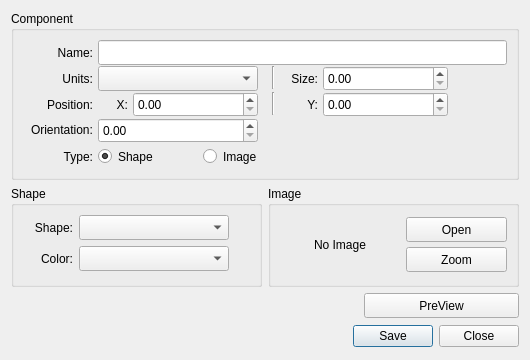
<?xml version="1.0" encoding="UTF-8"?>
<ui version="4.0">
 <class>dlg_component</class>
 <widget class="QDialog" name="dlg_component">
  <property name="geometry">
   <rect>
    <x>0</x>
    <y>0</y>
    <width>530</width>
    <height>360</height>
   </rect>
  </property>
  <property name="minimumSize">
   <size>
    <width>530</width>
    <height>360</height>
   </size>
  </property>
  <property name="maximumSize">
   <size>
    <width>530</width>
    <height>360</height>
   </size>
  </property>
  <property name="windowTitle">
   <string>Component</string>
  </property>
  <layout class="QVBoxLayout" name="verticalLayout">
   <item>
    <widget class="QGroupBox" name="gbx_component">
     <property name="sizePolicy">
      <sizepolicy hsizetype="Expanding" vsizetype="Preferred">
       <horstretch>0</horstretch>
       <verstretch>0</verstretch>
      </sizepolicy>
     </property>
     <property name="minimumSize">
      <size>
       <width>0</width>
       <height>120</height>
      </size>
     </property>
     <property name="maximumSize">
      <size>
       <width>16777215</width>
       <height>16777215</height>
      </size>
     </property>
     <property name="title">
      <string>Component</string>
     </property>
     <layout class="QFormLayout" name="formLayout_2">
      <property name="sizeConstraint">
       <enum>QLayout::SetDefaultConstraint</enum>
      </property>
      <property name="fieldGrowthPolicy">
       <enum>QFormLayout::AllNonFixedFieldsGrow</enum>
      </property>
      <property name="labelAlignment">
       <set>Qt::AlignRight|Qt::AlignTop|Qt::AlignTrailing</set>
      </property>
      <property name="horizontalSpacing">
       <number>5</number>
      </property>
      <property name="verticalSpacing">
       <number>3</number>
      </property>
      <item row="0" column="0">
       <widget class="QLabel" name="lbl_name">
        <property name="minimumSize">
         <size>
          <width>70</width>
          <height>25</height>
         </size>
        </property>
        <property name="maximumSize">
         <size>
          <width>70</width>
          <height>25</height>
         </size>
        </property>
        <property name="baseSize">
         <size>
          <width>0</width>
          <height>0</height>
         </size>
        </property>
        <property name="text">
         <string>Name:</string>
        </property>
        <property name="alignment">
         <set>Qt::AlignRight|Qt::AlignTrailing|Qt::AlignVCenter</set>
        </property>
       </widget>
      </item>
      <item row="0" column="1">
       <widget class="QLineEdit" name="led_name">
        <property name="minimumSize">
         <size>
          <width>0</width>
          <height>25</height>
         </size>
        </property>
        <property name="baseSize">
         <size>
          <width>0</width>
          <height>0</height>
         </size>
        </property>
        <property name="maxLength">
         <number>50</number>
        </property>
       </widget>
      </item>
      <item row="1" column="0">
       <widget class="QLabel" name="lbl_units">
        <property name="sizePolicy">
         <sizepolicy hsizetype="Preferred" vsizetype="Fixed">
          <horstretch>0</horstretch>
          <verstretch>0</verstretch>
         </sizepolicy>
        </property>
        <property name="minimumSize">
         <size>
          <width>70</width>
          <height>25</height>
         </size>
        </property>
        <property name="maximumSize">
         <size>
          <width>70</width>
          <height>25</height>
         </size>
        </property>
        <property name="baseSize">
         <size>
          <width>0</width>
          <height>0</height>
         </size>
        </property>
        <property name="text">
         <string>Units:</string>
        </property>
        <property name="alignment">
         <set>Qt::AlignRight|Qt::AlignTrailing|Qt::AlignVCenter</set>
        </property>
       </widget>
      </item>
      <item row="1" column="1">
       <layout class="QHBoxLayout" name="hly_01">
        <property name="spacing">
         <number>5</number>
        </property>
        <item>
         <widget class="QComboBox" name="cmb_units">
          <property name="minimumSize">
           <size>
            <width>160</width>
            <height>25</height>
           </size>
          </property>
          <property name="maximumSize">
           <size>
            <width>150</width>
            <height>25</height>
           </size>
          </property>
         </widget>
        </item>
        <item>
         <widget class="Line" name="lne_01">
          <property name="minimumSize">
           <size>
            <width>20</width>
            <height>0</height>
           </size>
          </property>
          <property name="orientation">
           <enum>Qt::Vertical</enum>
          </property>
         </widget>
        </item>
        <item>
         <widget class="QLabel" name="lbl_size">
          <property name="minimumSize">
           <size>
            <width>30</width>
            <height>25</height>
           </size>
          </property>
          <property name="maximumSize">
           <size>
            <width>30</width>
            <height>25</height>
           </size>
          </property>
          <property name="text">
           <string>Size:</string>
          </property>
          <property name="alignment">
           <set>Qt::AlignRight|Qt::AlignTrailing|Qt::AlignVCenter</set>
          </property>
         </widget>
        </item>
        <item>
         <widget class="QDoubleSpinBox" name="dsb_size">
          <property name="minimumSize">
           <size>
            <width>125</width>
            <height>25</height>
           </size>
          </property>
          <property name="maximumSize">
           <size>
            <width>115</width>
            <height>25</height>
           </size>
          </property>
         </widget>
        </item>
        <item>
         <spacer name="hsp_01">
          <property name="orientation">
           <enum>Qt::Horizontal</enum>
          </property>
          <property name="sizeHint" stdset="0">
           <size>
            <width>40</width>
            <height>20</height>
           </size>
          </property>
         </spacer>
        </item>
       </layout>
      </item>
      <item row="2" column="0">
       <widget class="QLabel" name="lbl_position">
        <property name="minimumSize">
         <size>
          <width>70</width>
          <height>25</height>
         </size>
        </property>
        <property name="maximumSize">
         <size>
          <width>70</width>
          <height>25</height>
         </size>
        </property>
        <property name="text">
         <string>Position:</string>
        </property>
        <property name="alignment">
         <set>Qt::AlignRight|Qt::AlignTrailing|Qt::AlignVCenter</set>
        </property>
       </widget>
      </item>
      <item row="2" column="1">
       <layout class="QHBoxLayout" name="hly_02">
        <property name="spacing">
         <number>5</number>
        </property>
        <item>
         <widget class="QLabel" name="lbl_posx">
          <property name="minimumSize">
           <size>
            <width>30</width>
            <height>25</height>
           </size>
          </property>
          <property name="maximumSize">
           <size>
            <width>30</width>
            <height>25</height>
           </size>
          </property>
          <property name="text">
           <string>X:</string>
          </property>
          <property name="alignment">
           <set>Qt::AlignRight|Qt::AlignTrailing|Qt::AlignVCenter</set>
          </property>
         </widget>
        </item>
        <item>
         <widget class="QDoubleSpinBox" name="dsb_posx">
          <property name="minimumSize">
           <size>
            <width>125</width>
            <height>25</height>
           </size>
          </property>
          <property name="maximumSize">
           <size>
            <width>115</width>
            <height>25</height>
           </size>
          </property>
         </widget>
        </item>
        <item>
         <widget class="Line" name="lne_02">
          <property name="minimumSize">
           <size>
            <width>20</width>
            <height>0</height>
           </size>
          </property>
          <property name="orientation">
           <enum>Qt::Vertical</enum>
          </property>
         </widget>
        </item>
        <item>
         <widget class="QLabel" name="lbl_posy">
          <property name="minimumSize">
           <size>
            <width>30</width>
            <height>25</height>
           </size>
          </property>
          <property name="maximumSize">
           <size>
            <width>30</width>
            <height>25</height>
           </size>
          </property>
          <property name="text">
           <string>Y:</string>
          </property>
          <property name="alignment">
           <set>Qt::AlignRight|Qt::AlignTrailing|Qt::AlignVCenter</set>
          </property>
         </widget>
        </item>
        <item>
         <widget class="QDoubleSpinBox" name="dsb_posy">
          <property name="minimumSize">
           <size>
            <width>125</width>
            <height>25</height>
           </size>
          </property>
          <property name="maximumSize">
           <size>
            <width>115</width>
            <height>25</height>
           </size>
          </property>
         </widget>
        </item>
        <item>
         <spacer name="hsp_02">
          <property name="orientation">
           <enum>Qt::Horizontal</enum>
          </property>
          <property name="sizeHint" stdset="0">
           <size>
            <width>40</width>
            <height>20</height>
           </size>
          </property>
         </spacer>
        </item>
       </layout>
      </item>
      <item row="3" column="0">
       <widget class="QLabel" name="lbl_orientation">
        <property name="text">
         <string>Orientation:</string>
        </property>
       </widget>
      </item>
      <item row="3" column="1">
       <widget class="QDoubleSpinBox" name="dsb_orientation">
        <property name="minimumSize">
         <size>
          <width>160</width>
          <height>25</height>
         </size>
        </property>
        <property name="maximumSize">
         <size>
          <width>150</width>
          <height>25</height>
         </size>
        </property>
       </widget>
      </item>
      <item row="4" column="0">
       <widget class="QLabel" name="lbl_type">
        <property name="minimumSize">
         <size>
          <width>70</width>
          <height>25</height>
         </size>
        </property>
        <property name="maximumSize">
         <size>
          <width>70</width>
          <height>25</height>
         </size>
        </property>
        <property name="text">
         <string>Type:</string>
        </property>
        <property name="alignment">
         <set>Qt::AlignRight|Qt::AlignTrailing|Qt::AlignVCenter</set>
        </property>
       </widget>
      </item>
      <item row="4" column="1">
       <layout class="QHBoxLayout" name="hly_03">
        <property name="spacing">
         <number>5</number>
        </property>
        <item>
         <widget class="QRadioButton" name="rbt_shape">
          <property name="minimumSize">
           <size>
            <width>100</width>
            <height>25</height>
           </size>
          </property>
          <property name="maximumSize">
           <size>
            <width>150</width>
            <height>25</height>
           </size>
          </property>
          <property name="text">
           <string>Shape</string>
          </property>
          <property name="checked">
           <bool>true</bool>
          </property>
          <attribute name="buttonGroup">
           <string notr="true">gbt_component_type</string>
          </attribute>
         </widget>
        </item>
        <item>
         <widget class="QRadioButton" name="rbt_image">
          <property name="minimumSize">
           <size>
            <width>100</width>
            <height>25</height>
           </size>
          </property>
          <property name="maximumSize">
           <size>
            <width>150</width>
            <height>25</height>
           </size>
          </property>
          <property name="text">
           <string>Image</string>
          </property>
          <attribute name="buttonGroup">
           <string notr="true">gbt_component_type</string>
          </attribute>
         </widget>
        </item>
        <item>
         <spacer name="hsp_03">
          <property name="orientation">
           <enum>Qt::Horizontal</enum>
          </property>
          <property name="sizeHint" stdset="0">
           <size>
            <width>40</width>
            <height>20</height>
           </size>
          </property>
         </spacer>
        </item>
       </layout>
      </item>
     </layout>
    </widget>
   </item>
   <item>
    <layout class="QHBoxLayout" name="hly_04">
     <item>
      <widget class="QGroupBox" name="gbx_shape">
       <property name="sizePolicy">
        <sizepolicy hsizetype="Expanding" vsizetype="Preferred">
         <horstretch>0</horstretch>
         <verstretch>0</verstretch>
        </sizepolicy>
       </property>
       <property name="minimumSize">
        <size>
         <width>0</width>
         <height>0</height>
        </size>
       </property>
       <property name="maximumSize">
        <size>
         <width>16777215</width>
         <height>16777215</height>
        </size>
       </property>
       <property name="title">
        <string>Shape</string>
       </property>
       <layout class="QFormLayout" name="formLayout">
        <item row="0" column="0">
         <widget class="QLabel" name="lbl_shape">
          <property name="minimumSize">
           <size>
            <width>50</width>
            <height>25</height>
           </size>
          </property>
          <property name="maximumSize">
           <size>
            <width>50</width>
            <height>25</height>
           </size>
          </property>
          <property name="text">
           <string>Shape:</string>
          </property>
          <property name="alignment">
           <set>Qt::AlignRight|Qt::AlignTrailing|Qt::AlignVCenter</set>
          </property>
         </widget>
        </item>
        <item row="1" column="0">
         <widget class="QLabel" name="lbl_shape_color">
          <property name="minimumSize">
           <size>
            <width>50</width>
            <height>25</height>
           </size>
          </property>
          <property name="maximumSize">
           <size>
            <width>50</width>
            <height>25</height>
           </size>
          </property>
          <property name="text">
           <string>Color:</string>
          </property>
          <property name="alignment">
           <set>Qt::AlignRight|Qt::AlignTrailing|Qt::AlignVCenter</set>
          </property>
         </widget>
        </item>
        <item row="1" column="1">
         <widget class="QComboBox" name="cmb_shape_color">
          <property name="minimumSize">
           <size>
            <width>0</width>
            <height>25</height>
           </size>
          </property>
          <property name="maximumSize">
           <size>
            <width>150</width>
            <height>25</height>
           </size>
          </property>
         </widget>
        </item>
        <item row="0" column="1">
         <widget class="QComboBox" name="cmb_shape">
          <property name="minimumSize">
           <size>
            <width>0</width>
            <height>25</height>
           </size>
          </property>
          <property name="maximumSize">
           <size>
            <width>150</width>
            <height>25</height>
           </size>
          </property>
         </widget>
        </item>
       </layout>
      </widget>
     </item>
     <item>
      <widget class="QGroupBox" name="gbx_image">
       <property name="sizePolicy">
        <sizepolicy hsizetype="Expanding" vsizetype="Preferred">
         <horstretch>0</horstretch>
         <verstretch>0</verstretch>
        </sizepolicy>
       </property>
       <property name="title">
        <string>Image</string>
       </property>
       <layout class="QHBoxLayout" name="horizontalLayout_4">
        <item>
         <widget class="QLabel" name="lbl_image_status">
          <property name="minimumSize">
           <size>
            <width>120</width>
            <height>60</height>
           </size>
          </property>
          <property name="maximumSize">
           <size>
            <width>70</width>
            <height>60</height>
           </size>
          </property>
          <property name="text">
           <string>No Image</string>
          </property>
          <property name="alignment">
           <set>Qt::AlignCenter</set>
          </property>
         </widget>
        </item>
        <item>
         <layout class="QVBoxLayout" name="vly_01">
          <property name="spacing">
           <number>3</number>
          </property>
          <item>
           <widget class="QPushButton" name="pbt_image_open">
            <property name="minimumSize">
             <size>
              <width>0</width>
              <height>25</height>
             </size>
            </property>
            <property name="maximumSize">
             <size>
              <width>16777215</width>
              <height>25</height>
             </size>
            </property>
            <property name="text">
             <string>Open</string>
            </property>
           </widget>
          </item>
          <item>
           <widget class="QPushButton" name="pbt_image_zoom">
            <property name="minimumSize">
             <size>
              <width>0</width>
              <height>25</height>
             </size>
            </property>
            <property name="maximumSize">
             <size>
              <width>16777215</width>
              <height>25</height>
             </size>
            </property>
            <property name="text">
             <string>Zoom</string>
            </property>
           </widget>
          </item>
         </layout>
        </item>
       </layout>
      </widget>
     </item>
    </layout>
   </item>
   <item>
    <layout class="QHBoxLayout" name="hly_05">
     <item>
      <spacer name="hsp_04">
       <property name="orientation">
        <enum>Qt::Horizontal</enum>
       </property>
       <property name="sizeHint" stdset="0">
        <size>
         <width>40</width>
         <height>20</height>
        </size>
       </property>
      </spacer>
     </item>
     <item>
      <widget class="QPushButton" name="pbt_preview">
       <property name="minimumSize">
        <size>
         <width>155</width>
         <height>25</height>
        </size>
       </property>
       <property name="maximumSize">
        <size>
         <width>155</width>
         <height>25</height>
        </size>
       </property>
       <property name="text">
        <string>PreView</string>
       </property>
      </widget>
     </item>
    </layout>
   </item>
   <item>
    <widget class="QDialogButtonBox" name="bbt_save">
     <property name="minimumSize">
      <size>
       <width>0</width>
       <height>25</height>
      </size>
     </property>
     <property name="maximumSize">
      <size>
       <width>16777215</width>
       <height>25</height>
      </size>
     </property>
     <property name="orientation">
      <enum>Qt::Horizontal</enum>
     </property>
     <property name="standardButtons">
      <set>QDialogButtonBox::Close|QDialogButtonBox::Save</set>
     </property>
    </widget>
   </item>
  </layout>
  <zorder>bbt_save</zorder>
  <zorder>gbx_component</zorder>
  <zorder>horizontalLayoutWidget</zorder>
 </widget>
 <resources/>
 <connections>
  <connection>
   <sender>bbt_save</sender>
   <signal>accepted()</signal>
   <receiver>dlg_component</receiver>
   <slot>accept()</slot>
   <hints>
    <hint type="sourcelabel">
     <x>248</x>
     <y>254</y>
    </hint>
    <hint type="destinationlabel">
     <x>157</x>
     <y>274</y>
    </hint>
   </hints>
  </connection>
  <connection>
   <sender>bbt_save</sender>
   <signal>rejected()</signal>
   <receiver>dlg_component</receiver>
   <slot>reject()</slot>
   <hints>
    <hint type="sourcelabel">
     <x>316</x>
     <y>260</y>
    </hint>
    <hint type="destinationlabel">
     <x>286</x>
     <y>274</y>
    </hint>
   </hints>
  </connection>
 </connections>
 <buttongroups>
  <buttongroup name="gbt_component_type"/>
 </buttongroups>
</ui>
